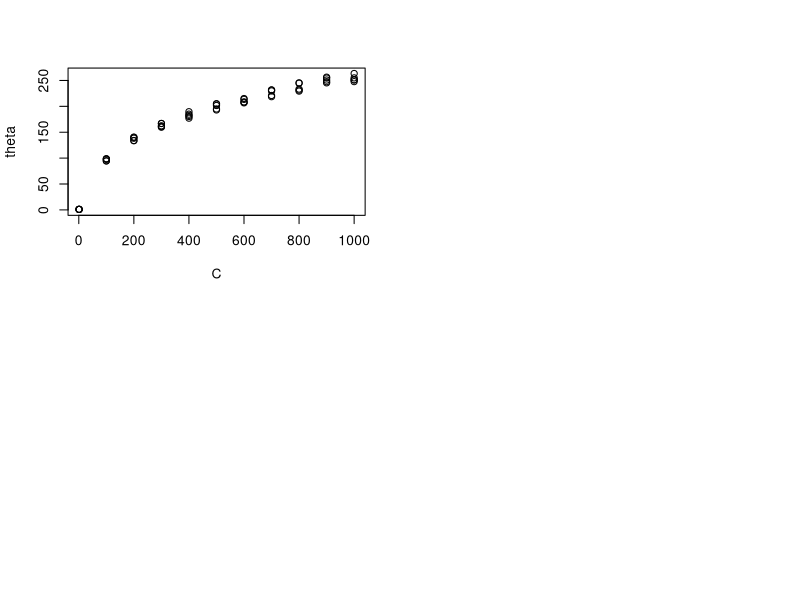

Here is the R script that generated this plot: (Note: this script raises an error after producing the figure.)

install.packages("ggpubr")
library(ggpubr)

ob8 <- matrix(nrow = 55,ncol = 7)
colnames(ob8)<-c("C","AP","S","thetha","PPS","CPS","d")

# now the runnings
#####
ob8[1,]<-c(1,1,1,0.943,0.000,0.000012,0.164462)
ob8[2,]<-c(1,1,1,0.947,0.000,0.000015,0.134166)
ob8[3,]<-c(1,1,1,0.990,4.004,0.000013,0.159063)
ob8[4,]<-c(1,1,1,0.953,0.127,0.000014,0.128742)
ob8[5,]<-c(1,1,1,0.982,0,0.000015,0.143568)
ob8[6,]<-c(100,1,1,98.866,539.276,0.871339,5.232287)
ob8[7,]<-c(100,1,1,94.834,387.745,0.875604,2.704761)
ob8[8,]<-c(100,1,1,97.711,536.277,0.896605,7.432767)
ob8[9,]<-c(100,1,1,94.484,553.876,0.867628,6.432721)
ob8[10,]<-c(100,1,1,98.180,447.746,0.894485,6.314371)
ob8[11,]<-c(200,1,1,133.585,706.830,0.991750,41.248431)
ob8[12,]<-c(200,1,1,140.148,806.703,0.991791,28.750130)
ob8[13,]<-c(200,1,1,140.477,769.801,0.982865,28.752371)
ob8[14,]<-c(200,1,1,133.994,719.101,0.985253,40.832624)
ob8[15,]<-c(200,1,1,138.400,925.016,0.995626,21.666593)
ob8[16,]<-c(300,1,1,160.964,771.661,0.994700,54.560237)
ob8[17,]<-c(300,1,1,166.975,988.672,1.000000,76.666647)
ob8[18,]<-c(300,1,1,162.396,982.797,0.996187,87.978602)
ob8[19,]<-c(300,1,1,159.686,1023.470,0.994638,65.620178)
ob8[20,]<-c(300,1,1,166.833,832.571,0.991428,69.239919)
ob8[21,]<-c(400,1,1,184.969,1145.963,1.000000,193.470679)
ob8[22,]<-c(400,1,1,189.606,1196.382,1.000000,170.765920)
ob8[23,]<-c(400,1,1,180.306,1199.740,0.997152,176.456898)
ob8[24,]<-c(400,1,1,182.551,1191.925,0.996354,152.148999)
ob8[25,]<-c(400,1,1,177.157,1096.988,1.000000,164.893974)
ob8[26,]<-c(500,1,1,193.033,1375.209,1.000000,321.016293)
ob8[27,]<-c(500,1,1,205.092,1446.475,1.000000,417.761812)
ob8[28,]<-c(500,1,1,194.903,1415.777,0.989742,373.554620)
ob8[29,]<-c(500,1,1,204.367,1401.800,0.994924,287.567563)
ob8[30,]<-c(500,1,1,201.642,1311.570,1.000000,316.212164)
ob8[31,]<-c(600,1,1,206.732,1372.687,1.000000,605.723301)
ob8[32,]<-c(600,1,1,213.457,1504.602,1.000000,608.679285)
ob8[33,]<-c(600,1,1,215.056,1324.150,1.000000,705.527767)
ob8[34,]<-c(600,1,1,208.394,1444.824,1.000000,584.012735)
ob8[35,]<-c(600,1,1,208.114,1426.899,1.000000,621.728564)
ob8[36,]<-c(700,1,1,231.574,1648.185,1.000000,717.326775)
ob8[37,]<-c(700,1,1,229.798,1548.705,1.000000,790.537733)
ob8[38,]<-c(700,1,1,218.652,1865.915,1.000000,787.876616)
ob8[39,]<-c(700,1,1,220.937,1615.264,1.000000,774.479402)
ob8[40,]<-c(700,1,1,231.606,1656.075,0.995781,778.723755)
ob8[41,]<-c(800,1,1,229.420,1752.292,1.000000,862.010248)
ob8[42,]<-c(800,1,1,244.720,1764.776,1,852.423393)
ob8[43,]<-c(800,1,1,233.301,1754.038,0.994525,887.080908)
ob8[44,]<-c(800,1,1,231.283,1896.492,0.987131,829.748466)
ob8[45,]<-c(800,1,1,245.306,1783.836,1.000000,924.086921)
ob8[46,]<-c(900,1,1,256.329,1979.847,1.000000,830.079405)
ob8[47,]<-c(900,1,1,254.639,1943.957,0.997270,842.366062)
ob8[48,]<-c(900,1,1,245.362 ,1968.112,0.994609,919.860468)
ob8[49,]<-c(900,1,1,247.591,1821.089,0.999284,900.962226)
ob8[50,]<-c(900,1,1,250.773,1911.235,1.000000,924.649912)
ob8[51,]<- c(1000,1,1,254.959,2043.828,0.987302,924.518831)
ob8[52,]<- c(1000,1,1,250.895,2276.748,0.987302,905.841627)
ob8[53,]<- c(1000,1,1,251.343,1862.181,0.987302,871.907911)
ob8[54,]<- c(1000,1,1,263.404,2019.735,1.000000,966.480586)
ob8[55,]<- c(1000,1,1,247.745,2147.586,1.000000,950.621782)


par(mfrow=c(2,2))
plot(x=ob8[,1],y=ob8[,4],xlab= "C" ,ylab= "theta", ylim =c(0,max(y=ob8[,4])))
cI1<-c(CI(t(ob8[(1:5),4]), ci=0.95),CI(t(ob8[(6:10),4]), ci=0.95)
       ,CI(t(ob8[(11:15),4]), ci=0.95),CI(t(ob8[(16:20),4]), ci=0.95)
       ,CI(t(ob8[(21:25),4]), ci=0.95),CI(t(ob8[(26:30),4]), ci=0.95)
       ,CI(t(ob8[(31:35),4]), ci=0.95),CI(t(ob8[(36:40),4]), ci=0.95),
       CI(t(ob8[(41:45),4]), ci=0.95),CI(t(ob8[(46:50),4]),ci=0.95)
       ,CI(t(ob8[(51:55),4]),ci=0.95))
CM1<-t(matrix(cI1, nrow =3))
equ<-c(1,100,200,300,400,500,600,700,800,900,1000)
lines(x=equ,y=CM1[,2], col="red")
polygon(c(equ, rev(equ)), c(CM1[,1], rev(CM1[,3])), col = "#F39B7FB2", border = NA)


plot(x=ob8[,1],y=ob8[,5],xlab= "C" ,ylab= "pps", ylim =c(0,max(y=ob8[,5])))
cI2<-c(CI(t(ob8[(1:5),5]), ci=0.95),CI(t(ob8[(6:10),5]), ci=0.95)
       ,CI(t(ob8[(11:15),5]), ci=0.95),CI(t(ob8[(16:20),5]), ci=0.95)
       ,CI(t(ob8[(21:25),5]), ci=0.95),CI(t(ob8[(26:30),5]), ci=0.95)
       ,CI(t(ob8[(31:35),5]), ci=0.95),CI(t(ob8[(36:40),5]), ci=0.95),
       CI(t(ob8[(41:45),5]), ci=0.95),CI(t(ob8[(46:50),5]),ci=0.95)
       ,CI(t(ob8[(51:55),5]),ci=0.95))
CM2<-t(matrix(cI2, nrow =3))
equ<-c(1,100,200,300,400,500,600,700,800,900,1000)
lines(x=equ,y=CM2[,2], col="red")
polygon(c(equ, rev(equ)), c(CM2[,1], rev(CM2[,3])), col = "#F39B7FB2", border = NA)



plot(x=ob8[,1],y=ob8[,6],xlab= "C" ,ylab= "cps", ylim =c(0,max(y=ob8[,6])))
cI3<-c(CI(t(ob8[(1:5),6]), ci=0.95),CI(t(ob8[(6:10),6]), ci=0.95)
       ,CI(t(ob8[(11:15),6]), ci=0.95),CI(t(ob8[(16:20),6]), ci=0.95)
       ,CI(t(ob8[(21:25),6]), ci=0.95),CI(t(ob8[(26:30),6]), ci=0.95)
       ,CI(t(ob8[(31:35),6]), ci=0.95),CI(t(ob8[(36:40),6]), ci=0.95),
       CI(t(ob8[(41:45),6]), ci=0.95),CI(t(ob8[(46:50),6]),ci=0.95)
       ,CI(t(ob8[(51:55),6]),ci=0.95))
CM3<-t(matrix(cI3, nrow =3))
equ<-c(1,100,200,300,400,500,600,700,800,900,1000)
lines(x=equ,y=CM3[,2], col="red")
polygon(c(equ, rev(equ)), c(CM3[,1], rev(CM3[,3])), col = "#F39B7FB2", border = NA)



plot(x=ob8[,1],y=ob8[,7],xlab= "C" ,ylab= "d", ylim =c(0,max(y=ob8[,7])))
cI4<-c(CI(t(ob8[(1:5),7]), ci=0.95),CI(t(ob8[(6:10),7]), ci=0.95)
       ,CI(t(ob8[(11:15),7]), ci=0.95),CI(t(ob8[(16:20),7]), ci=0.95)
       ,CI(t(ob8[(21:25),7]), ci=0.95),CI(t(ob8[(26:30),7]), ci=0.95)
       ,CI(t(ob8[(31:35),7]), ci=0.95),CI(t(ob8[(36:40),7]), ci=0.95),
       CI(t(ob8[(41:45),7]), ci=0.95),CI(t(ob8[(46:50),7]),ci=0.95)
       ,CI(t(ob8[(51:55),7]),ci=0.95))
CM4<-t(matrix(cI4, nrow =3))
equ<-c(1,100,200,300,400,500,600,700,800,900,1000)
lines(x=equ,y=CM4[,2], col="red")
polygon(c(equ, rev(equ)), c(CM4[,1], rev(CM4[,3])), col = "#F39B7FB2", border = NA)

